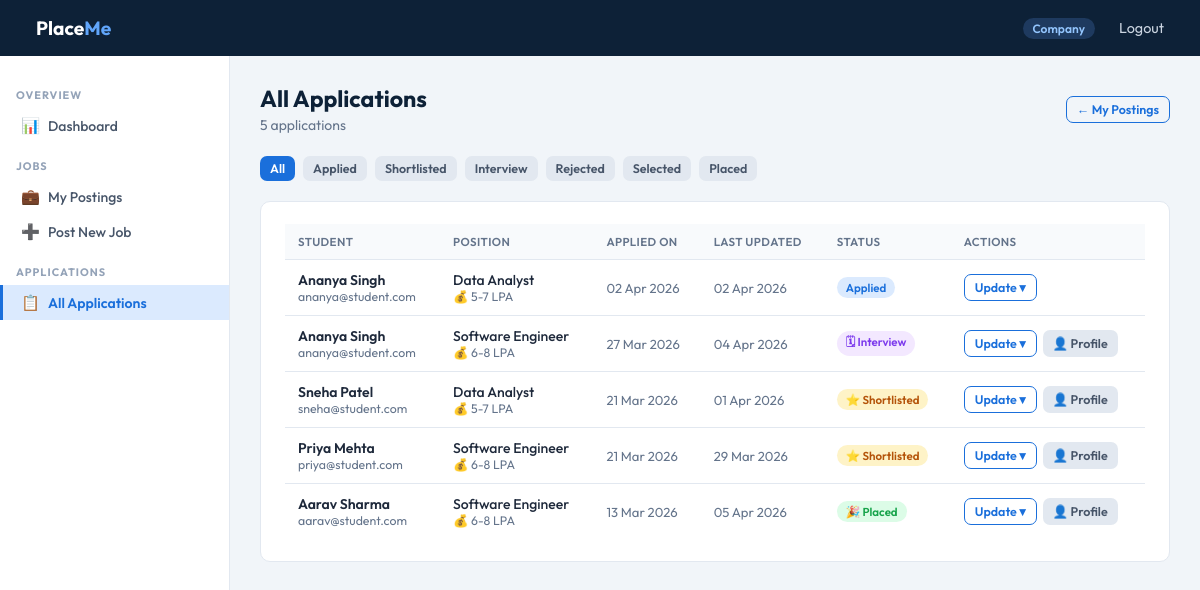
Screenshot of /company/applications/all (signed in) with the database file from the repository.
### app.py (models this page shows, shortened)
class Application(db.Model):
    __tablename__ = 'application'
    id         = db.Column(db.Integer, primary_key=True)
    student_id = db.Column(db.Integer, db.ForeignKey('student.id'), nullable=False)
    job_id     = db.Column(db.Integer, db.ForeignKey('job_position.id'), nullable=False)
    status       = db.Column(db.String(20), default='Applied')
    applied_date = db.Column(db.DateTime, default=datetime.utcnow)
    updated_date = db.Column(db.DateTime, default=datetime.utcnow)
    placement = db.relationship('Placement', backref='application',
                                uselist=False, cascade='all, delete-orphan')

class Student(db.Model):
    __tablename__ = 'student'
    id         = db.Column(db.Integer, primary_key=True)
    name       = db.Column(db.String(100), nullable=False)
    email      = db.Column(db.String(120), unique=True, nullable=False)
    password   = db.Column(db.String(200), nullable=False)
    stud_id    = db.Column(db.String(50), unique=True)     # enrolment no., e.g. 22CSE045
    contact    = db.Column(db.String(20))
    education  = db.Column(db.Text)   # branch, year, CGPA - freetext for now, TODO: normalise
    skills     = db.Column(db.Text)
    resume_path = db.Column(db.String(200))
    is_active  = db.Column(db.Boolean, default=True)
    reg_date   = db.Column(db.DateTime, default=datetime.utcnow)
    applications = db.relationship('Application', backref='student',
                                   lazy=True, cascade='all, delete-orphan')

class JobPosition(db.Model):
    __tablename__ = 'job_position'
    id             = db.Column(db.Integer, primary_key=True)
    company_id     = db.Column(db.Integer, db.ForeignKey('company.id'), nullable=False)
    title          = db.Column(db.String(100), nullable=False)
    description    = db.Column(db.Text)
    required_skills = db.Column(db.Text)
    experience     = db.Column(db.String(50))    # e.g. "0-1 yr", "fresher"
    salary_range   = db.Column(db.String(50))    # LPA, stored as plain text
    status         = db.Column(db.String(20), default='Active')   # Active | Closed
    is_approved    = db.Column(db.Boolean, default=False)
    posted_date    = db.Column(db.DateTime, default=datetime.utcnow)
    applications = db.relationship('Application', backref='job_position',
                                   lazy=True, cascade='all, delete-orphan')

### app.py (the view)
@app.route('/company/applications/all')
def company_all_applications():
    comp = get_recruiter()
    if not comp:
        return redirect(url_for('login'))
    if not comp.is_approved or not comp.is_active:
        flash('Account not authorised.', 'danger')
        return redirect(url_for('login'))
    PIPELINE = ['Applied', 'Shortlisted', 'Interview', 'Rejected', 'Selected', 'Placed']
    sf = request.args.get('status', '')
    drv_ids = [d.id for d in comp.job_positions]
    q = Application.query.filter(Application.job_id.in_(drv_ids))
    if sf in PIPELINE:
        q = q.filter(Application.status == sf)
    appls = q.order_by(Application.applied_date.desc()).all()
    return render_template(
        'company_all_applications.html',
        applications=appls,
        status_filter=sf,
        allowed_statuses=PIPELINE,
    )

### app.py (called while the page is built)
@app.context_processor
def inject_stud_ctx():
    if session.get('role') == 'student':
        return dict(student=Student.query.get(session['user_id']))
    return dict(student=None)

def get_recruiter():
    if session.get('role') != 'company':
        return None
    return Company.query.get(session['user_id'])

### templates/company_all_applications.html (shortened to what this page needs)
{% extends "base.html" %}
{% block content %}
<div class="page-header">
  <div class="header-row">
    <div>
      <h1>All Applications</h1>
      <p>{{ applications|length }} application{{ 's' if applications|length != 1 else '' }}
      </p>
    </div>
    <a href="{{ url_for('company_jobs') }}" class="btn btn-outline btn-sm">← My Postings</a>
  </div>
</div>
<div style="display:flex;gap:8px;flex-wrap:wrap;margin-bottom:20px;">
  <a href="{{ url_for('company_all_applications') }}"
     class="btn btn-sm {% if not status_filter %}btn-primary{% else %}btn-gray{% endif %}">All</a>
  {% for s in allowed_statuses %}
  <a href="{{ url_for('company_all_applications') }}?status={{ s }}"
     class="btn btn-sm {% if status_filter == s %}btn-primary{% else %}btn-gray{% endif %}">{{ s }}</a>
  {% endfor %}
</div>
{% if applications %}
<div class="card">
  <div class="table-wrap">
    <table>
      <thead>
        <tr>
          <th>Student</th>
          <th>Position</th>
          <th>Applied On</th>
          <th>Last Updated</th>
          <th>Status</th>
          <th>Actions</th>
        </tr>
      </thead>
      <tbody>
        {% for app in applications %}
        <tr>
          <td>
            <div style="font-weight:600;">{{ app.student.name }}</div>
            <div style="font-size:.77rem;color:var(--gray);">{{ app.student.email }}</div>
          </td>
          <td>
            <div style="font-weight:500;">{{ app.job_position.title }}</div>
            {% if app.job_position.salary_range %}
            <div style="font-size:.77rem;color:var(--gray);">💰 {{ app.job_position.salary_range }}</div>
            {% endif %}
          </td>
          <td style="color:var(--gray);font-size:.82rem;white-space:nowrap;">
            {{ app.applied_date.strftime('%d %b %Y') }}
          </td>
          <td style="color:var(--gray);font-size:.82rem;white-space:nowrap;">
            {{ app.updated_date.strftime('%d %b %Y') }}
          </td>
          <td>
            {% if app.status == 'Applied' %}<span class="badge badge-blue">Applied</span>
            {% elif app.status == 'Shortlisted' %}<span class="badge badge-amber">⭐ Shortlisted</span>
            {% elif app.status == 'Interview' %}<span class="badge badge-purple">🗓 Interview</span>
            {% elif app.status == 'Selected' %}<span class="badge badge-green">✅ Selected</span>
            {% elif app.status == 'Placed' %}<span class="badge badge-green">🎉 Placed</span>
            {% elif app.status == 'Rejected' %}<span class="badge badge-red">Rejected</span>
            {% endif %}
          </td>
          <td>
            <div class="td-actions">
              <div style="position:relative;display:inline-block;" class="status-dropdown-wrap">
                <button class="btn btn-outline btn-sm" onclick="toggleDropdown(this)">
                  Update ▾
                </button>
              </div>
              {% if app.status in ['Shortlisted', 'Interview', 'Selected', 'Placed'] %}
              <a href="{{ url_for('company_view_student', student_id=app.student.id) }}"
                 class="btn btn-gray btn-sm">👤 Profile</a>
              {% endif %}
            </div>
          </td>
        </tr>
        {% endfor %}
      </tbody>
    </table>
  </div>
</div>
{% endif %}
{% endblock %}

### templates/base.html (style rules this page uses)
*, *::before, *::after { box-sizing: border-box; margin: 0; padding: 0; }
:root { --navy: #0d2137; --blue: #1a6fdb; --blue-lt: #dbeafe; --green: #16a34a; --green-lt:#dcfce7; --amber: #b45309; --amber-lt:#fef3c7; --red: #dc2626; --red-lt: #fee2e2; --gray: #64748b; --border: #e2e8f0; --bg: #f1f5f9; --white: #ffffff; --text: #1e293b; --sidebar-w: 230px; }
body { font-family: 'Outfit', sans-serif; background: var(--bg); color: var(--text); min-height: 100vh; }
.page-header { margin-bottom: 22px; }
.page-header h1 { font-size: 1.45rem; font-weight: 700; color: var(--navy); }
.page-header p { color: var(--gray); margin-top: 3px; font-size: .875rem; }
.header-row { display: flex; align-items: center; justify-content: space-between; flex-wrap: wrap; gap: 10px; }
.card { background: var(--white); border: 1px solid var(--border); border-radius: 10px; padding: 22px 24px; }
.table-wrap { overflow-x: auto; }
table { width: 100%; border-collapse: collapse; font-size: .875rem; }
thead th { background: #f8fafc; color: var(--gray); font-weight: 600; font-size: .72rem; text-transform: uppercase; letter-spacing: .4px; padding: 10px 13px; text-align: left; border-bottom: 1px solid var(--border); }
tbody td { padding: 11px 13px; border-bottom: 1px solid var(--border); vertical-align: middle; }
tbody tr:last-child td { border-bottom: none; }
.td-actions { display: flex; gap: 6px; flex-wrap: wrap; }
.btn { display: inline-flex; align-items: center; gap: 5px; padding: 8px 15px; border-radius: 7px; font-size: .85rem; font-weight: 600; border: none; cursor: pointer; text-decoration: none; transition: all .13s; font-family: inherit; }
.btn-primary { background: var(--blue); color: #fff; }
.btn-outline { background: transparent; color: var(--blue); border: 1.5px solid var(--blue); }
.btn-gray { background: #e2e8f0; color: #475569; }
.btn-sm { padding: 5px 10px; font-size: .78rem; }
.badge { display: inline-block; padding: 3px 9px; border-radius: 20px; font-size: .72rem; font-weight: 600; }
.badge-blue { background: var(--blue-lt); color: var(--blue); }
.badge-green { background: var(--green-lt); color: var(--green); }
.badge-amber { background: var(--amber-lt); color: var(--amber); }
.badge-purple { background: #f3e8ff; color: #7c3aed; }

### rows the page displays
Application: student.name "Ananya Singh", student.email "ananya@student.com", job_position "Data Analyst", job_position.salary_range "5-7 LPA", applied_date "02 Apr 2026", updated_date "02 Apr 2026", status "Applied"
Application: student.name "Ananya Singh", student.email "ananya@student.com", job_position "Software Engineer", job_position.salary_range "6-8 LPA", applied_date "27 Mar 2026", updated_date "04 Apr 2026", status "🗓 Interview"
Application: student.name "Sneha Patel", student.email "sneha@student.com", job_position "Data Analyst", job_position.salary_range "5-7 LPA", applied_date "21 Mar 2026", updated_date "01 Apr 2026", status "⭐ Shortlisted"
Application: student.name "Priya Mehta", student.email "priya@student.com", job_position "Software Engineer", job_position.salary_range "6-8 LPA", applied_date "21 Mar 2026", updated_date "29 Mar 2026", status "⭐ Shortlisted"
Application: student.name "Aarav Sharma", student.email "aarav@student.com", job_position "Software Engineer", job_position.salary_range "6-8 LPA", applied_date "13 Mar 2026", updated_date "05 Apr 2026", status "🎉 Placed"

### other values shown
{{ session.get('role') | capitalize }} "Company"
{{ applications|length }} "5"
{{ 's' if applications|length != 1 else '' }} "s"
{{ s }} "Applied" "Shortlisted" "Interview" "Rejected" "Selected" "Placed"
